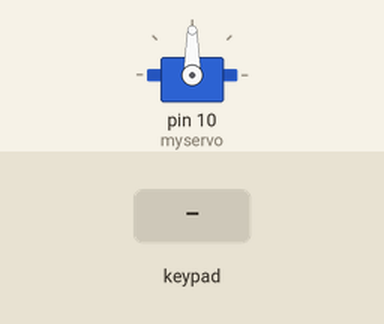
The sketch below on a simulated Arduino Uno, built with avr-gcc and run on an emulated ATmega328P. Parts: servo. The inputs (shaded band) are chosen by the test bench. What the sketch prints to the serial monitor is not drawn.

Above: at 1.2 s.
1.3 s: keypad keys 1 7 2 6 pressed 0.4 s apart
At 3.9 s:
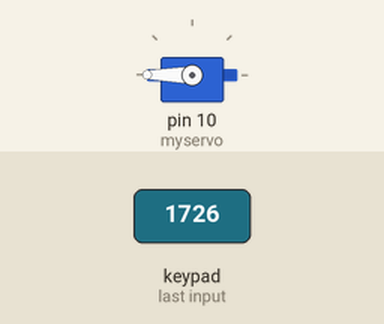
5.9 s: keypad keys 1 7 2 6 # pressed 0.4 s apart
At 12.6 s:
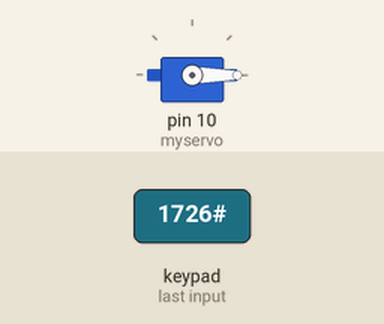
Timing chart, 0 to 14.1 s (numbered marks = the images above; inputs shaded):
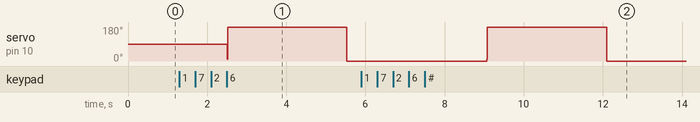

Measured:
- after the input at 1.3 s, servo on pin 10 (myservo): 90° → 180° after 1.2 s, → 0° 3.0 s later
- after the input at 5.9 s, servo on pin 10 (myservo): 0° → 180° after 3.2 s, → 0° 3.0 s later

The sketch:

R23._Password_door_opening_system.ino
```cpp
#include <Servo.h>      // servo motor library
#include <Keypad.h>     // keypad library

Servo myservo;

const byte ROWS=4;        // no.of rows
const byte COLMS=4;       // no.of columns

char keys[ROWS][COLMS]={
  {'1','2','3','A'},           // 16 keys on keypad
  {'4','5','6','B'},
  {'7','8','9','C'},
  {'*','0','#','D'},
};
byte rowpins[ROWS]= {9,8,7,6};          // row pins connected to arduino
byte columnpins[COLMS]= {5,4,3,2};       // column pins connected to arduino

Keypad kp=Keypad(makeKeymap(keys),rowpins,columnpins,ROWS,COLMS);    // giving information to Keypad function

String password = "1726";     //real password
String mypass = "";           // need to enter


void setup()
{
  myservo.attach(10);     // servo connected to arduino pin
  Serial.begin(9600);
  Serial.println("Enter the password: ");
}
void loop()
{
  char key = kp.getKey();      // get the key and save it in key variable
  if(key){

  if(mypass.length()<4)
  {
    Serial.print("*");
    mypass = mypass+key;
  }
  }
  if (mypass.length()==4)
  {
    if(password==mypass)
    {
      Serial.println("\nWelcome to SAFELOCKER");
      for (int pos=0; pos<=180;pos++)
      {
        myservo.write(pos);
      }
      delay(3000);
      for (int pos=180; pos>=0;pos--)
      {
        myservo.write(pos);
      }
    }
    else
    {
      Serial.println("\nAuthontication Failed");
    }
    delay(3000);
    mypass ="";
    Serial.println("enter the password");
}
}
```
